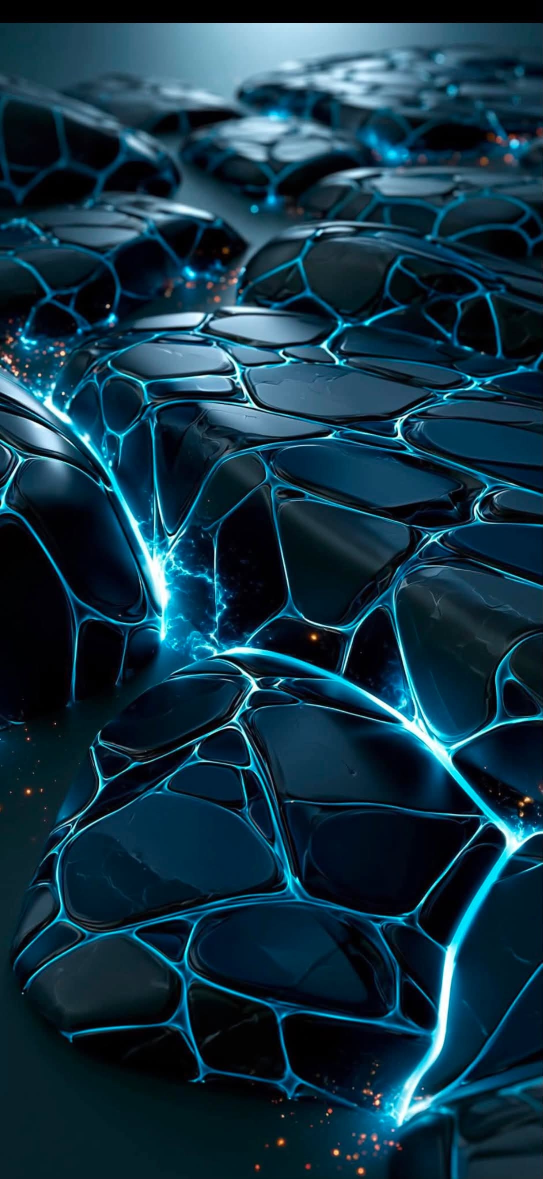
#> input picture ci/fixtures/mockup_project_1/1_wallpapers/.krisrouchos_photo_1783429678946.jpg, 1085 x 2357 px (shown at 1/2 size)
$ python -i p21_w21.py   (imports and definitions only)
#> lines starting #> are read from the running program, lines starting #| are printed output that depends on the picture
#> further down, picture is the input picture: shape (2357, 1085, 3); mean B, G, R 67.9, 51.2, 18.6
# ===================== PROJECT 21 : LIVE PHOTO MAKER — FINAL v7 (SAMSUNG) =====================
# Input: VIDEO (kisi bhi lambai ki) -> Output: 1 Mockup + 1 Live Photo (Samsung Motion Photo)
# FINAL v7: phone par sabit ho gaya (2026-11-25) ke Vivo gallery aur TikTok sirf
#          SAMSUNG Galaxy S23+ wali Motion Photo saakht ko hi Live Photo mante
#          hain — v1-v5 ke saare tareeqay (ios / vivo / clone / google / vivobox /
#          oppo) FAIL hue the, un sab me Samsung ki asal SEF saakht ghaib thi.
#          v6 TEST me Samsung construction pass hui; final me har video se sirf
#          DO outputs bante hain:
#   1) Mockup     : <n-1>.jpg (Mockups) — Live Photo ki key photo (bilkul beech
#                   wala frame) par lockscreen design.
#   2) Live Photo : <n>.jpg (Ready Wallpapers) — asal Samsung mpv3 file: JPEG ke
#                   andar minimal EXIF (Make 'samsung', Model 'SM-S918B') +
#                   Google XMP (MotionPhoto), EOI ke baad [MotionPhoto_Data
#                   block][MP4][MotionPhoto_Version block 'mpv3'][SEFH footer]
#                   — Samsung ki SEF tartib.
# Samsung format ki spec: reviventura/LivePhotoTools docs/FORMATS.md;
# construction aviv926/MotionPhoto2 (SamsungTags.py) se port ki gayi hai — MIT
# license, poora text LICENSE.txt me hai.
# Clip EK hi dafa encode hoti hai (darmiyan wale 3 second, CRF 0 LOSSLESS).
# HD mode Project 1 ki tarah hai, lekin setting se badal sakta hai: key photo
#          par family wala apply_hd_enhance, aur clip ki encode par halka
#          denoise + sharpen (ffmpeg hqdn3d + unsharp) — phir CRF 0, yani HD
#          result bilkul lossless. Mode project folder ki .p21_mode file me
#          save rehta hai (HD / NORMAL); file na ho ya parhi na jaye to
#          default HD. Badalna ho to: python w21.py setting 21
# Mockup ki ghari asal waqt dikhati hai: run ke pehle mockup par usi waqt ka
#          time, har agle mockup par +1 minute; date bhi usi din ki asal.
# Koi sawal nahi poochta — process bilkul automatic hai. Sirf ffmpeg lazmi hai.
# Drop-fetch: process se pehle TermuxMod drop folder ki videos khud input me MOVE
#          ho jati hain (app sirf images fetch karta hai, videos nahi).
import os, sys, time, shutil, subprocess, gc, re, struct
from datetime import datetime, timedelta
import numpy as np
import cv2
from PIL import Image, ImageFile, ImageDraw, ImageFont, ImageFilter
ImageFile.LOAD_TRUNCATED_IMAGES = True
from tqdm import tqdm

# --- MULTI-COLORS ---
C1 = '\033[95m'; C2 = '\033[91m'; C3 = '\033[93m'; C4 = '\033[92m'
C5 = '\033[96m'; C6 = '\033[94m'; ENDC = '\033[0m'; BOLD = '\033[1m'
HG = '\033[92m'; HG2 = '\033[32m'; HC = '\033[96m'; HR = '\033[91m'; HY = '\033[93m'
HL = '\u2500'; HD = '\u2550'

P_NUM = sys.argv[2] if len(sys.argv) > 2 else "21"
B = os.environ.get("MOCKUP_BASE", os.path.dirname(os.path.abspath(__file__)))
I = os.path.join(B, f"{P_NUM}_wallpapers")
O = os.path.join(B, f"{P_NUM}_Mockups")
R = os.path.join(B, f"{P_NUM}_Ready_Wallpapers")
W_H = os.path.join(B, "Ready_Upload_Batches")
T_F = "/storage/emulated/0/.mockup_time_tracker.txt"
TEMPLATE = os.path.join(B, "template.png")
SCREEN_MASK = os.path.join(B, "screen_mask.png")
SCREEN = (90, 114, 990, 1806)   # template ke andar screen ka rect (make_template se match)
VID_EXTS = ('.mp4', '.mov', '.m4v')
LIVE_SECONDS = 3.0              # Live Photo ki clip lambai (video ke darmiyan wale 3 second)
FONT_DATE = os.path.join(B, "fonts", "NotoSans-Light.ttf")
FONT_CLOCK = os.path.join(B, "fonts", "NotoSansDisplay-Light.ttf")
HD_VFILTER = "hqdn3d=4:4:3:3,unsharp=5:5:1.0:5:5:0.0"   # clip ki HD safai + tezgi (encode se pehle)
MODE_FILE = os.path.join(B, ".p21_mode")   # save shuda mode: "HD" ya "NORMAL"
MODE = ["HD"]        # is run ka active mode (process ke start par file se parha jata hai)
RUN_START = [None]   # process run ke start ka waqt — mockup ki ghari yahin se chalti hai
MOCK_SEQ = [0]       # is run me ab tak bane mockups (har agla mockup +1 minute)

# [11 lines left out: function read_mode, not called in this run]

def save_mode(v):
    with open(MODE_FILE, "w") as fh:
        fh.write(v + "\n")

# [20 lines left out: functions display_header, set_wakelock, not called in this run]

# --- SCAN (family standard) ---
# Har file save hote hi foran, ONE BY ONE aur usi order me scan (pehle mockup, phir files).
_WAQFA = None
# [32 lines left out: functions _waqfa_on, safe_scan, safe_scan_dir, not called in this run]

# --- Gallery copies (TermuxMod) — set ki tartib me ---
# Run ke sath hi har set ko TermuxMod/Project N ke EK hi "Pairs" folder me
# laga do, bilkul production order me (pehle mockup, phir usi ki Live Photo);
# har copy par usi file ka tracker time + foran scan. Is se gallery me
# images set ki tartib me ati hain. Project folder mojood na ho to
# khamoshi se skip — folder banana app ka kaam hai.
TM_ROOT = "/storage/emulated/0/TermuxMod"
# [76 lines left out: functions gallery_copy_outputs, _batch_pick_name, fetch_drop_videos, ffmpeg_available, not called in this run]

FFMPEG_MSG = (f" {C2}\u2716 ffmpeg nahi mila! Live Photo banane ke liye ffmpeg lazmi hai.\n"
              f"   Pehle Termux me ye command chalao:  pkg install -y ffmpeg\n"
              f"   (ffmpeg not found \u2014 install it first, then run again.){ENDC}")

# [6 lines left out: function ffmpeg_exe, not called in this run]

def _ffrun(cmd):
    p = subprocess.run(cmd, stdout=subprocess.PIPE, stderr=subprocess.PIPE)
    return p.returncode, p.stdout, p.stderr.decode("utf-8", "replace")

# [7 lines left out: function probe_duration, not called in this run]

_PIX_FMTS = ("yuvj420p", "yuv420p", "yuvj422p", "yuv422p", "yuvj444p", "yuv444p",
             "yuv420p10le", "yuv422p10le", "yuv444p10le")

# [9 lines left out: function probe_pix_fmt, not called in this run]

def probe_has_audio(path):
    _, _, err = _ffrun([ffmpeg_exe(), "-hide_banner", "-i", path])
    return " Audio: " in err

# [31 lines left out: function make_clip, not called in this run]

# --- HD enhance (Project 1 ke apply_hd_enhance ki hubahu copy — family standard) ---
def apply_hd_enhance(img):
    lab = cv2.cvtColor(img, cv2.COLOR_BGR2LAB)
#> lab: shape (2357, 1085, 3); mean of channels 0, 1, 2 49.4, 123.7, 115.1
    l, a, b = cv2.split(lab)
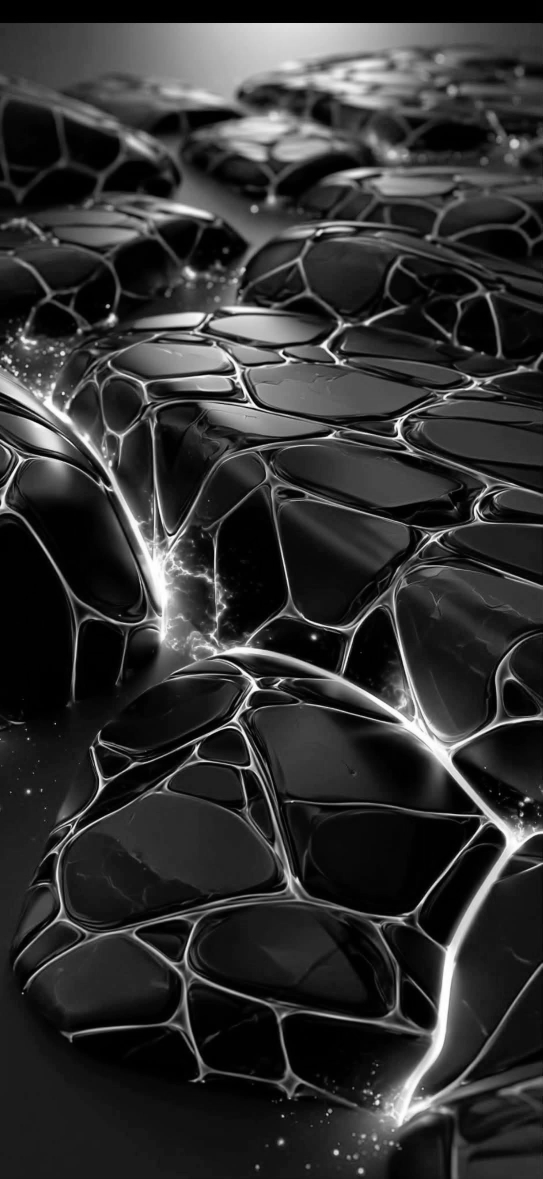
#> l: shape (2357, 1085) (shown at 1/2 size); min 0, max 255, mean 49.4
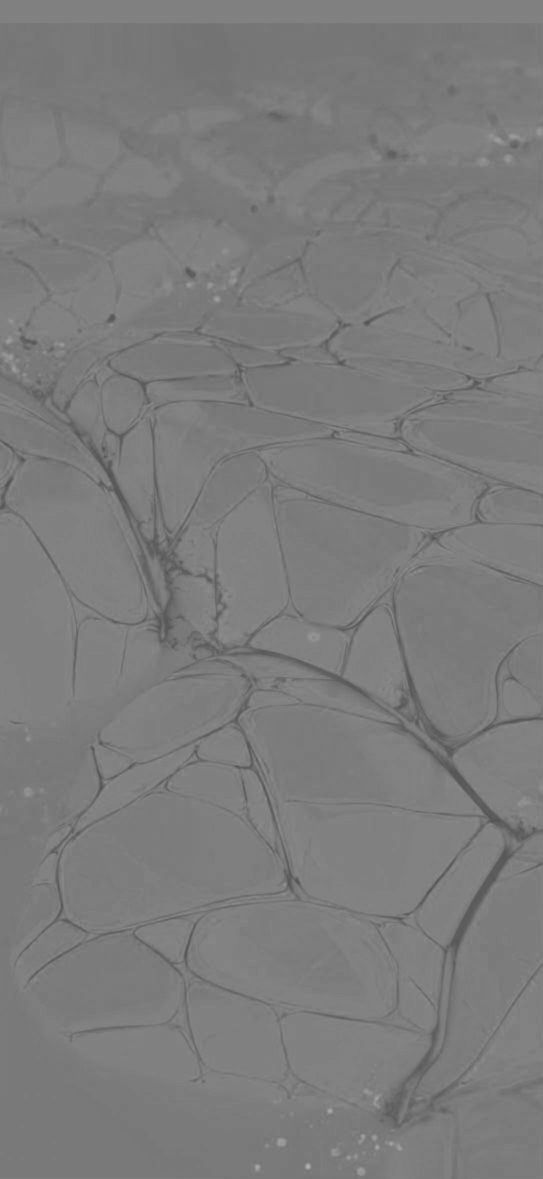
#> a: shape (2357, 1085) (shown at 1/2 size); min 81, max 181, mean 123.7
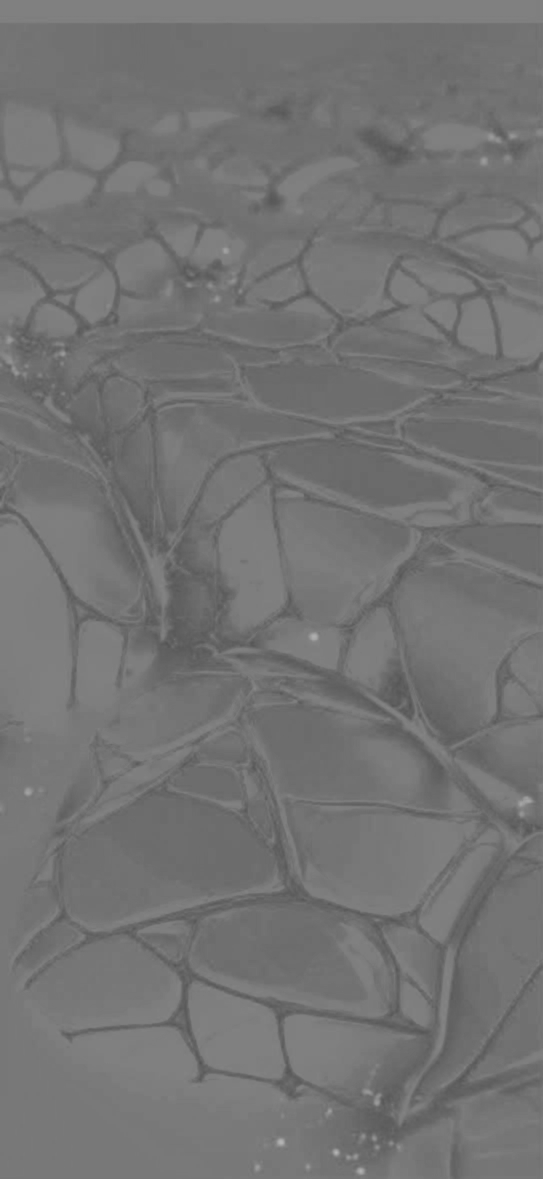
#> b: shape (2357, 1085) (shown at 1/2 size); min 83, max 181, mean 115.1

    # Luminance noise reduction (detail-preserving, edge-aware)
    l_denoised = cv2.bilateralFilter(l, d=5, sigmaColor=30, sigmaSpace=30)

    # Color/chroma noise reduction — light touch, strong blur here smears
    # color across edges on already-low-quality source images
    a_denoised = cv2.GaussianBlur(a, (0, 0), 0.8)
    b_denoised = cv2.GaussianBlur(b, (0, 0), 0.8)

    # Moderate two-pass sharpening on luminance only — strong sharpening
    # amplifies compression noise on low quality inputs instead of detail
    blur1 = cv2.GaussianBlur(l_denoised, (0, 0), 1.0)
    sharp1 = cv2.addWeighted(l_denoised, 1.35, blur1, -0.35, 0)
    blur2 = cv2.GaussianBlur(sharp1, (0, 0), 2.5)
    sharp2 = cv2.addWeighted(sharp1, 1.15, blur2, -0.15, 0)

    l_final = np.clip(sharp2, 0, 255).astype(np.uint8)
    return cv2.cvtColor(cv2.merge([l_final, a_denoised, b_denoised]), cv2.COLOR_LAB2BGR)

# [21 lines left out: function extract_still_jpeg, not called in this run]

# --- Samsung Motion Photo builder (SEF) — FINAL v7 ---
# Saakht (JPEG ke liye):
#   [ JPEG: SOI + EXIF APP1 + XMP APP1 + baqi image ... EOI ]
#   [ MotionPhoto_Data block : id(4) | nameLength(4, LE) | "MotionPhoto_Data" | MP4 bytes ]
#   [ MotionPhoto_Version block : id(4) | nameLength(4, LE) | "MotionPhoto_Version" | "mpv3" ]
#   [ SEFH footer : "SEFH" | version 107 (LE) | count (LE) |
#                   ( id | offsetBack | length ) x count | indexLength (LE) | "SEFT" ]
# offsetBack = SEFH ke start se peeche gin kar us block ke start tak ka faasla.
# Google XMP: Primary ka Item:Padding = MotionPhoto_Data block ke header ki lambai (24),
# MotionPhoto ka Item:Length = MP4 ke start se file ke aakhir tak (video + trailer dono).
# Spec: reviventura/LivePhotoTools docs/FORMATS.md; construction aviv926/MotionPhoto2
# ke SamsungTags.py se port (MIT — LICENSE.txt dekho).
SEF_VERSION = 107
SEF_TAGS = (("MotionPhoto_Data", b"\x00\x00\x30\x0a"),
            ("MotionPhoto_Version", b"\x00\x00\x31\x0a"))
SEF_DATA_HEADER = 4 + 4 + len("MotionPhoto_Data")   # 24 — XMP Primary Padding yahi hai
XMP_HEADER = b"http://ns.adobe.com/xap/1.0/\x00"

# [214 lines left out: functions _app1_segment, build_exif_app1, build_samsung_xmp, build_sef_tail, build_samsung_file, get_max_seq and 5 more, not called in this run]

action = sys.argv[1] if len(sys.argv) >= 2 else 'process'

# [226 lines not run here, left out]

>>> import cv2
>>> picture = cv2.imread('../ci/fixtures/mockup_project_1/1_wallpapers/.krisrouchos_photo_1783429678946.jpg')
>>> result = apply_hd_enhance(picture)
